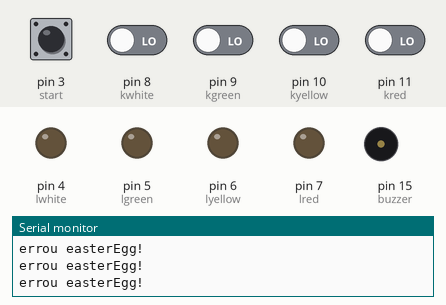
Recording of a sketch running on a simulated Arduino Uno, built with avr-gcc and run on an emulated ATmega328P. Parts: output pins drawn as LEDs (lit = HIGH), buzzer (waves = sounding), the last lines printed to the serial monitor. Dashed ring = blinking. The test bench sets the inputs (shaded band); at power-on: pin 3 (start), pin 8 (kwhite), pin 9 (kgreen), pin 10 (kyellow), pin 11 (kred) LOW. Random numbers use the default seed unless the sketch sets one.

Above: at 3.0 s.
3.1 s: pin 3 (start) pulled HIGH for 0.15 s
At 4.0 s:
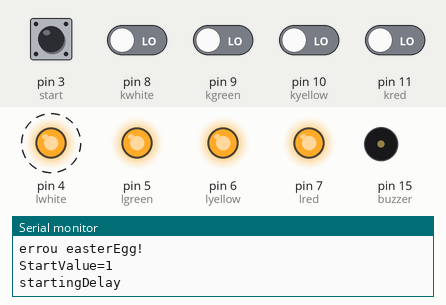
6.1 s: pin 9 (kgreen) driven HIGH
At 6.5 s:
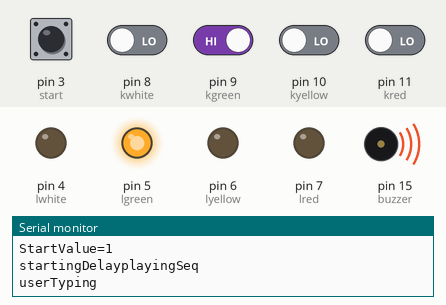
At 8.19 s:
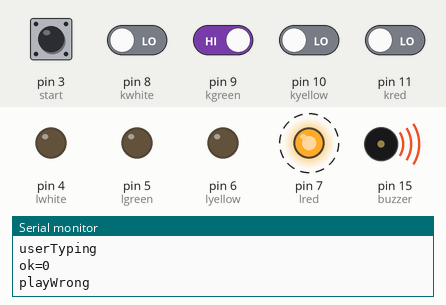
9.1 s: pin 8 (kwhite) driven HIGH
11.5 s: pin 10 (kyellow) driven HIGH
14.5 s: pin 3 (start) pulled HIGH for 1 s
At 17.0 s:
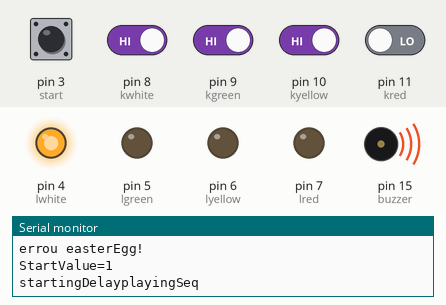
18.5 s: pin 10 (kyellow) driven LOW
Timing chart, 0 to 22.1 s (numbered marks = the images above; inputs shaded):
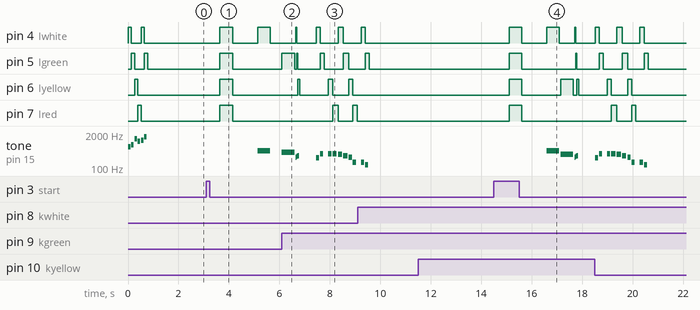

Measured:
- after the input at 3.1 s, pin 4 (lwhite): alternates HIGH for 0.50 s and LOW for 1.0 s, starting after 0.55 s; pin 5 (lgreen), pin 6 (lyellow), pin 7 (lred): LOW → HIGH after 0.55 s, → LOW 0.50 s later; tone on pin 15 (buzzer): silent → 466 Hz after 2.0 s, → silent 0.50 s later
- after the input at 6.1 s, pin 7 (lred): alternates HIGH for 0.19 s and LOW for 0.59 s, starting after 2.0 s
- after the input at 14.5 s, pin 4 (lwhite): goes HIGH 0.50 s, LOW 1.0 s, HIGH 0.50 s, LOW 0.60 s, HIGH 0.04 s, then LOW, starting after 0.60 s; pin 5 (lgreen): LOW → HIGH after 0.60 s, → LOW 0.50 s later, → HIGH 2.1 s later, → LOW 0.04 s later

The sketch:

Genius.ino
```cpp
//#include <Piches.h>
//#include <Notes.h>

#define buzzer 15

#define waitingStart   0
#define playingSeq     1
#define userTyping     3
#define validatingSeq  4
#define easterEgg      666

#define kred    11 //red
#define kyellow  10 //blue
#define kgreen   9 //pink
#define kwhite   8 //white
#define start    3

#define lred    7
#define lyellow 6
#define lgreen  5
#define lwhite  4

#define debugging 1

// início de código temporário pra sempre

#define NOTE_H   0
#define NOTE_B0  31
#define NOTE_C1  33
#define NOTE_CS1 35
#define NOTE_D1  37
#define NOTE_DS1 39
#define NOTE_E1  41
#define NOTE_F1  44
#define NOTE_FS1 46
#define NOTE_G1  49
#define NOTE_GS1 52
#define NOTE_A1  55
#define NOTE_AS1 58
#define NOTE_B1  62
#define NOTE_C2  65
#define NOTE_CS2 69
#define NOTE_D2  73
#define NOTE_DS2 78
#define NOTE_E2  82
#define NOTE_F2  87
#define NOTE_FS2 93
#define NOTE_G2  98
#define NOTE_GS2 104
#define NOTE_A2  110
#define NOTE_AS2 117
#define NOTE_B2  123
#define NOTE_C3  131
#define NOTE_CS3 139
#define NOTE_D3  147
#define NOTE_DS3 156
#define NOTE_E3  165
#define NOTE_F3  175
#define NOTE_FS3 185
#define NOTE_G3  196
#define NOTE_GS3 208
#define NOTE_A3  220
#define NOTE_AS3 233
#define NOTE_B3  247
#define NOTE_C4  262
#define NOTE_CS4 277
#define NOTE_D4  294
#define NOTE_DS4 311
#define NOTE_E4  330
#define NOTE_F4  349
#define NOTE_FS4 370
#define NOTE_G4  392
#define NOTE_GS4 415
#define NOTE_A4  440
#define NOTE_AS4 466
#define NOTE_B4  494
#define NOTE_C5  523
#define NOTE_CS5 554
#define NOTE_D5  587
#define NOTE_DS5 622
#define NOTE_E5  659
#define NOTE_F5  698
#define NOTE_FS5 740
#define NOTE_G5  784
#define NOTE_GS5 831
#define NOTE_A5  880
#define NOTE_AS5 932
#define NOTE_B5  988
#define NOTE_C6  1047
#define NOTE_CS6 1109
#define NOTE_D6  1175
#define NOTE_DS6 1245
#define NOTE_E6  1319
#define NOTE_F6  1397
#define NOTE_FS6 1480
#define NOTE_G6  1568
#define NOTE_GS6 1661
#define NOTE_A6  1760
#define NOTE_AS6 1865
#define NOTE_B6  1976
#define NOTE_C7  2093
#define NOTE_CS7 2217
#define NOTE_D7  2349
#define NOTE_DS7 2489
#define NOTE_E7  2637
#define NOTE_F7  2794
#define NOTE_FS7 2960
#define NOTE_G7  3136
#define NOTE_GS7 3322
#define NOTE_A7  3520
#define NOTE_AS7 3729
#define NOTE_B7  3951
#define NOTE_C8  4186
#define NOTE_CS8 4435
#define NOTE_D8  4699
#define NOTE_DS8 4978

//Piche
#define NOTE_C1  33
#define NOTE_CS1 35
#define NOTE_D1  37
#define NOTE_DS1 39
#define NOTE_E1  41
#define NOTE_F1  44
#define NOTE_FS1 46
#define NOTE_G1  49
#define NOTE_GS1 52
#define NOTE_A1  55
#define NOTE_AS1 58
#define NOTE_B1  62
#define NOTE_C2  65
#define NOTE_CS2 69
#define NOTE_D2  73
#define NOTE_DS2 78
#define NOTE_E2  82
#define NOTE_F2  87
#define NOTE_FS2 93
#define NOTE_G2  98
#define NOTE_GS2 104
#define NOTE_A2  110
#define NOTE_AS2 117
#define NOTE_B2  123
#define NOTE_C3  131
#define NOTE_CS3 139
#define NOTE_D3  147
#define NOTE_DS3 156
#define NOTE_E3  165
#define NOTE_F3  175
#define NOTE_FS3 185
#define NOTE_G3  196
#define NOTE_GS3 208
#define NOTE_A3  220
#define NOTE_AS3 233
#define NOTE_B3  247
#define NOTE_C4  262
#define NOTE_CS4 277
#define NOTE_D4  294
#define NOTE_DS4 311
#define NOTE_E4  330
#define NOTE_F4  349
#define NOTE_FS4 370
#define NOTE_G4  392
#define NOTE_GS4 415
#define NOTE_A4  440
#define NOTE_AS4 466
#define NOTE_B4  494
#define NOTE_C5  523
#define NOTE_CS5 554
#define NOTE_D5  587
#define NOTE_DS5 622
#define NOTE_E5  659
#define NOTE_F5  698
#define NOTE_FS5 740
#define NOTE_G5  784
#define NOTE_GS5 831
#define NOTE_A5  880
#define NOTE_AS5 932
#define NOTE_B5  988
#define NOTE_C6  1047
#define NOTE_CS6 1109
#define NOTE_D6  1175
#define NOTE_DS6 1245
#define NOTE_E6  1319
#define NOTE_F6  1397
#define NOTE_FS6 1480
#define NOTE_G6  1568
#define NOTE_GS6 1661
#define NOTE_A6  1760
#define NOTE_AS6 1865
#define NOTE_B6  1976
#define NOTE_C7  2093
#define NOTE_CS7 2217
#define NOTE_D7  2349
#define NOTE_DS7 2489
#define NOTE_E7  2637
#define NOTE_F7  2794
#define NOTE_FS7 2960
#define NOTE_G7  3136
#define NOTE_GS7 3322
#define NOTE_A7  3520
#define NOTE_AS7 3729
#define NOTE_B7  3951
#define NOTE_C8  4186
#define NOTE_CS8 4435
#define NOTE_D8  4699
#define NOTE_DS8 4978

// fim de código temporário pra sempre. by karina
int easterEggPos = 0;
const int easterEggSeq[] = { kwhite, kwhite, kyellow, kyellow, kred, kgreen, kred, kgreen };

// Array for Game over song
const int theme[] = {11,                                                  // Array for Theme song
  NOTE_E4, 8, NOTE_E4, 8, NOTE_H, 8, NOTE_E4, 8, NOTE_H, 8, NOTE_C4, 8, NOTE_E4, 8, NOTE_H, 8, NOTE_G4, 8, NOTE_H, 3, NOTE_G3, 8};
const int life[] = {6,                                                    // Array for 1-up sound effect
  NOTE_E5, 10, NOTE_G5, 10, NOTE_E6, 10, NOTE_C6, 10, NOTE_D6, 10, NOTE_G6, 10};
const int flagpole[] = {27,                                               // Array for Flag pole sound effect & song
  NOTE_G2, 10, NOTE_C3, 10, NOTE_E3, 10, NOTE_G3, 10, NOTE_C4, 10, NOTE_E4, 10, NOTE_G4, 3, NOTE_E4, 3, NOTE_GS2, 10, NOTE_C3, 10,
  NOTE_DS3, 10, NOTE_GS3, 10, NOTE_C4, 10, NOTE_DS4, 10, NOTE_GS4, 3, NOTE_DS4, 3, NOTE_AS2, 10, NOTE_D3, 10, NOTE_F3, 10,
  NOTE_AS3, 10, NOTE_D4, 10, NOTE_F4, 10, NOTE_AS4, 3, NOTE_B4, 10, NOTE_B4, 10, NOTE_B4, 10, NOTE_C5, 2};

// Array for Death sound effect & song
const int death[] = {17,
  NOTE_C4, 32, NOTE_CS4, 32, NOTE_D4, 16, NOTE_H, 4,
  NOTE_H, 4, NOTE_B3, 8, NOTE_F4, 8, NOTE_H, 8, NOTE_F4, 8, NOTE_F4, 6,
  NOTE_E4, 6, NOTE_D4, 6, NOTE_C4, 8, NOTE_E3, 8, NOTE_H, 8, NOTE_E3, 8, NOTE_C3, 8};
const int gameover[] = {15,                                               // Array for Game over song
  NOTE_C4, 8, NOTE_H, 8, NOTE_H, 8, NOTE_G3, 8, NOTE_H, 4, NOTE_E3, 4, NOTE_A3, 6, NOTE_B3, 6, NOTE_A3, 6, NOTE_GS3, 6, NOTE_AS3, 6,
  NOTE_GS3, 6, NOTE_G3, 8, NOTE_F3, 8, NOTE_G3, 4};
  const int mission[] = {};
const int missImp[] = {NOTE_DS5,
  NOTE_D5,NOTE_DS5,NOTE_D5,NOTE_DS5,NOTE_D5,NOTE_DS5,NOTE_D5,NOTE_DS5,NOTE_D5,NOTE_DS5,
  NOTE_D5,NOTE_DS5,NOTE_D5,NOTE_DS5,NOTE_D5,NOTE_DS5,NOTE_D5,NOTE_DS5,NOTE_D5,NOTE_DS5,
  NOTE_D5,NOTE_DS5,NOTE_D5,NOTE_DS5,NOTE_D5,NOTE_DS5,NOTE_D5,NOTE_DS5,NOTE_D5,NOTE_DS5,
  NOTE_D5,NOTE_DS5,NOTE_D5,NOTE_DS5,
  NOTE_D5,NOTE_DS5,NOTE_F5,NOTE_FS5,NOTE_G5, // Upswing 5

  NOTE_G2,NOTE_H,NOTE_G2,NOTE_H,NOTE_AS2,NOTE_H,NOTE_C3,NOTE_H,
  NOTE_G2,NOTE_H,NOTE_G2,NOTE_H,NOTE_F2,NOTE_H,NOTE_FS2,NOTE_H,

  NOTE_G2,NOTE_H,NOTE_G2,NOTE_H,NOTE_AS2,NOTE_H,NOTE_C3,NOTE_H,
  NOTE_G2,NOTE_H,NOTE_G2,NOTE_H,NOTE_F2,NOTE_H,NOTE_FS2,NOTE_H,

  NOTE_G2,NOTE_H,NOTE_G2,NOTE_H,NOTE_AS2,NOTE_H,NOTE_C3,NOTE_H,
  NOTE_G2,NOTE_H,NOTE_G2,NOTE_H,NOTE_F2,NOTE_H,NOTE_FS2,NOTE_H,

  NOTE_G2,NOTE_H,NOTE_G2,NOTE_H,NOTE_AS2,NOTE_H,NOTE_C3,NOTE_H,
  NOTE_G2,NOTE_H,NOTE_G2,NOTE_H,NOTE_F2,NOTE_H,NOTE_FS2,NOTE_H,

  NOTE_G2,NOTE_H,NOTE_G2,NOTE_H,NOTE_AS2,NOTE_H,NOTE_C3,NOTE_H,
  NOTE_G2,NOTE_H,NOTE_G2,NOTE_H,NOTE_F2,NOTE_H,NOTE_FS2,NOTE_H,

  NOTE_G2,NOTE_H,NOTE_G2,NOTE_H,NOTE_AS2,NOTE_H,NOTE_C3,NOTE_H,
  NOTE_G2,NOTE_H,NOTE_G2,NOTE_H,NOTE_F2,NOTE_H,NOTE_FS2,NOTE_H,

  NOTE_G2,NOTE_H,NOTE_G2,NOTE_H,NOTE_AS2,NOTE_H,NOTE_C3,NOTE_H,
  NOTE_G2,NOTE_H,NOTE_G2,NOTE_H,NOTE_F2,NOTE_H,NOTE_FS2,NOTE_H,

  NOTE_G2,NOTE_H,NOTE_G2,NOTE_H,NOTE_AS2,NOTE_H,NOTE_C3,NOTE_H,
  NOTE_G2,NOTE_H,NOTE_G2,NOTE_H,NOTE_F2,NOTE_H,NOTE_FS2,NOTE_H,

  NOTE_G2,NOTE_H,NOTE_G2,NOTE_H,NOTE_AS2,NOTE_H,NOTE_C3,NOTE_H,
  NOTE_G2,NOTE_H,NOTE_G2,NOTE_H,NOTE_F2,NOTE_H,NOTE_FS2,NOTE_H,

  NOTE_G2,NOTE_H,NOTE_G2,NOTE_H,NOTE_AS2,NOTE_H,NOTE_C3,NOTE_H,
  NOTE_G2,NOTE_H,NOTE_G2,NOTE_H,NOTE_F2,NOTE_H,NOTE_FS2,NOTE_H,

  NOTE_G2,NOTE_H

  ,-1
};

const int missImpDur[] = {

  50,50,50,50,50,50,50,50,50,50,
  50,50,50,50,50,50,50,50,50,50,
  50,50,50,50,50,50,50,50,50,50,
  50,50,50,50,
  50,50,50,50,50,50,

  200,400,200,400,200,200,200,200,              //2000
  200,400,200,400,200,200,200,200,

  200,400,200,400,200,200,200,200,              //2000
  200,400,200,400,200,200,200,200,

  200,400,200,400,200,200,200,200,
  200,400,200,400,200,200,200,200,

  200,400,200,400,200,200,200,200,
  200,400,200,400,200,200,200,200,

  200,400,200,400,200,200,200,200,
  200,400,200,400,200,200,200,200,

  200,400,200,400,200,200,200,200,
  200,400,200,400,200,200,200,200,

  200,400,200,400,200,200,200,200,
  200,400,200,400,200,200,200,200,

  200,400,200,400,200,200,200,200,
  200,400,200,400,200,200,200,200,

  400,-1
};


const int missImp2 [] = {
  NOTE_G3,

  NOTE_G3,0,NOTE_G3,0,NOTE_AS3,0,NOTE_C4,0,
  NOTE_G3,0,NOTE_G3,0,NOTE_F3,0,NOTE_FS3,0,

  NOTE_G3,0,NOTE_G3,0,NOTE_AS3,0,NOTE_C4,0,
  NOTE_G3,0,NOTE_G3,0,NOTE_F3,0,NOTE_FS3,0,

  NOTE_AS5,0,NOTE_G5,0,NOTE_D5,0,
  NOTE_AS5,0,NOTE_G5,0,NOTE_CS5,0,
  NOTE_AS5,0,NOTE_G5,0,NOTE_C5,0,
  NOTE_AS4,0,NOTE_C5,0,

  NOTE_AS4,NOTE_G4,NOTE_FS5,0,
  NOTE_AS4,NOTE_G4,NOTE_F5,0,
  NOTE_AS4,NOTE_G4,NOTE_E5,0,
  NOTE_DS5,NOTE_D5,0,

  NOTE_AS4,NOTE_D5,NOTE_G5,NOTE_AS4,NOTE_D5,NOTE_G5,NOTE_AS4,NOTE_D5,0,
  NOTE_AS4,NOTE_D5,NOTE_G5,NOTE_AS4,NOTE_D5,NOTE_G5,NOTE_AS4,NOTE_D5,0    ,
  NOTE_CS5,NOTE_F5,NOTE_AS5,NOTE_CS5,NOTE_F5,NOTE_AS5,NOTE_CS5,NOTE_F5,0    ,
  NOTE_DS5,NOTE_G5,NOTE_C6,NOTE_DS5,NOTE_G5,NOTE_C6,NOTE_DS5,NOTE_G5,0,
  NOTE_AS4,NOTE_D5,NOTE_G5,NOTE_AS4,NOTE_D5,NOTE_G5,NOTE_AS4,NOTE_D5,0    ,
  NOTE_AS4,NOTE_D5,NOTE_G5,NOTE_AS4,NOTE_D5,NOTE_G5,NOTE_AS4,NOTE_D5,0    ,
  NOTE_GS4,NOTE_C5,NOTE_F5,NOTE_GS4,NOTE_C5,NOTE_F5,NOTE_GS4,NOTE_C5,0     ,
  NOTE_A4,NOTE_CS5,NOTE_FS5,NOTE_A4,NOTE_CS5,NOTE_FS5,NOTE_A4,NOTE_CS5,0,

  NOTE_AS4,NOTE_D5,NOTE_G5,NOTE_AS4,NOTE_D5,NOTE_G5,NOTE_AS4,NOTE_D5,0    ,
  NOTE_AS4,NOTE_D5,NOTE_G5,NOTE_AS4,NOTE_D5,NOTE_G5,NOTE_AS4,NOTE_D5,0    ,
  NOTE_CS5,NOTE_F5,NOTE_AS5,NOTE_CS5,NOTE_F5,NOTE_AS5,NOTE_CS5,NOTE_F5,0    ,
  NOTE_DS5,NOTE_G5,NOTE_C6,NOTE_DS5,NOTE_G5,NOTE_C6,NOTE_DS5,NOTE_G5,0,
  NOTE_AS4,NOTE_D5,NOTE_G5,NOTE_AS4,NOTE_D5,NOTE_G5,NOTE_AS4,NOTE_D5,0    ,
  NOTE_AS4,NOTE_D5,NOTE_G5,NOTE_AS4,NOTE_D5,NOTE_G5,NOTE_AS4,NOTE_D5,0    ,
  NOTE_GS4,NOTE_C5,NOTE_F5,NOTE_GS4,NOTE_C5,NOTE_F5,NOTE_GS4,NOTE_C5,0     ,
  NOTE_A4,NOTE_CS5,NOTE_FS5,NOTE_A4,NOTE_CS5,NOTE_FS5,NOTE_A4,NOTE_CS5,0,

  NOTE_AS4,NOTE_D5,NOTE_G5,NOTE_AS4,NOTE_D5,NOTE_G5,NOTE_AS4,NOTE_D5,0,-1

};

const int missImp2Dur [] = {

  2025,    //+25 for the delayed melody

  200,400,200,400,200,200,200,200,
  200,400,200,400,200,200,200,200,

  200,400,200,400,200,200,200,200,
  200,400,200,400,200,200,200,200,

  150,50,150,50,800,800,
  150,50,150,50,800,800,
  150,50,150,50,800,800,
  150,50,400,1400,

  200,200,600,1000,
  200,200,600,1000,
  200,200,600,1000,
  200,400,1400,

  25,25,25,25,25,25,25,25,380,
  25,25,25,25,25,25,25,25,380,
  25,25,25,25,25,25,25,25,180,
  25,25,25,25,25,25,25,25,180,          // - 20 pause for arduino arpeggio, remind me of the good old 8-bit stuff ;)
  25,25,25,25,25,25,25,25,380,
  25,25,25,25,25,25,25,25,380,
  25,25,25,25,25,25,25,25,180,
  25,25,25,25,25,25,25,25,180,

  25,25,25,25,25,25,25,25,380,
  25,25,25,25,25,25,25,25,380,
  25,25,25,25,25,25,25,25,180,
  25,25,25,25,25,25,25,25,180,
  25,25,25,25,25,25,25,25,380,
  25,25,25,25,25,25,25,25,380,
  25,25,25,25,25,25,25,25,180,
  25,25,25,25,25,25,25,25,180,

  25,25,25,25,25,25,25,25,300, 0
};

int interval = 500;
int noSound = 200;
int seq[50];
int posSeq = 0;
int posType = 0;
int state = waitingStart;
int key = 0;
int running = 0;
int startValue = 0;

void setup()
{
  pinMode(lred, OUTPUT);
  pinMode(lyellow, OUTPUT);
  pinMode(lgreen, OUTPUT);
  pinMode(lwhite, OUTPUT);
  pinMode(kred, INPUT);
  pinMode(kwhite, INPUT);
  pinMode(kgreen, INPUT);
  pinMode(kyellow, INPUT);
  pinMode(start, INPUT);
  noSound = 0;
//  demo();
  playStart();
  delay(500);
  noSound = 50;
  Serial.begin(9600);
  randomSeed(analogRead(0));
  generateSeq();
}

void startingDelay(){
    Serial.print("startingDelay");

    delay(500);

    //Acende todas as luzes
    for (int thisLight = lwhite; thisLight <= lred; thisLight++) {
      digitalWrite(thisLight, HIGH);
    }
    delay(500);
    //Apaga todas as luzes
    for (int thisLight = lwhite; thisLight <= lred; thisLight++) {
      digitalWrite(thisLight, LOW);
    }
    delay(1000);
}

void loop() {

    running = 1;
    switch(state)
    {
      case waitingStart:
        interval = 500;
        if (debugging){
          //Serial.print("waitingStart");
          //Serial.println(waitingStart);
        }

        if ( easterEggPos == 7 ){
          playEasterEgg();
          easterEggPos = 0;
        } else {

          if ( pushEasterEgg() == 1 ){
             easterEggPos++;
             Serial.println("acertou easterEgg!");
          }
          else {
             Serial.println("errou easterEgg!");
              easterEggPos = 0;
              key = pushStart();
              if(key == 1){
                state = playingSeq;
                startingDelay();
              }
          }
        }
        return;
      case playingSeq:
        if (debugging)
          Serial.println("playingSeq");
        playSeq();
        posType = 0;
        state = userTyping;
        return;
      case userTyping:
        if (debugging)
          Serial.println("userTyping");
        key = 1;
        int ok = true;
        while(ok)
        {
            key = readKey(true);
            if (key == 0)
              break;
            play(key-4);
            ok = validateSeq(key);
            if (debugging)
            {
              Serial.print("ok=");
              Serial.println(ok);
            }
            if (ok)
            {
              if (posType == posSeq)
              {
                delay(1000);
                posSeq++;
                state = playingSeq;
                interval = interval * 0.95;
                return;
              }
              else
              {
                posType++;
              }
            }
        }
        playWrong();
        Serial.print("Voce fez ");
        Serial.println(posSeq);
        if (posSeq == 0)
          Serial.println("Putz, como vc e burro!");
        else
           if (posSeq <= 5)
              Serial.println("Alzheimer");
           else
              if (posSeq < 10)
                 Serial.println("Uai... ate que nao tao pessimo");
              else
                 if (posSeq < 15)
                   Serial.println("Uia!");
                 else
                   Serial.println("Cool!");
        generateSeq();
        state = waitingStart;
        return;

  }
}

int pushEasterEgg(){

  int proxKeyEasterEgg = digitalRead(easterEggSeq[easterEggPos]);

 if (proxKeyEasterEgg == 1){
    Serial.print("proxKeyEasterEgg=");
    Serial.println(proxKeyEasterEgg);
    return 1;
  }

  return 0;


  Serial.println("Implementar as teclas do easteregg!");
}

int pushStart(){
  startValue = digitalRead(start);

  if (startValue == 1){
    Serial.print("StartValue=");
    Serial.println(startValue);
    return 1;
  }

  return 0;
}

int validateSeq(int key)
{
  return (key-4) == seq[posType]; // (key -4) = key to LED
}


int readKey(int validateMilis)
{
   unsigned long ms = millis();
   int value = LOW;
   while(value == LOW)
   {
     for (int i = kred; i >= kwhite; i--)
     {
       if (validateMilis)
         if ((millis() - ms) > 3000)
         {
           if (debugging)
             Serial.println("Timeout");
           return 0;
         }
       value = digitalRead(i);
       if (value == HIGH)
       {
         return i;
       }
     }
  }
}

void playPich(int pich, int duration)
{
  tone(buzzer, pich);
  delay(duration);
  noTone(buzzer);
}

void playStart()
{
    int light = lwhite;
    for (int thisNote = 1; thisNote < (life[0] * 2 + 1); thisNote = thisNote + 2) { // Run through the notes one at a time
      digitalWrite(light, HIGH);
      tone(buzzer, life[thisNote], (1000/life[thisNote + 1]));        // Play the single note
      delay((1000/life[thisNote + 1]) * 1.30);                        // Delay for the specified time
      noTone(buzzer);                                                 // Silence the note that was playing

      digitalWrite(light, LOW);
      if (light == lred) {
        light = lwhite;
      } else {
        light++;
      }
    }
    delay(500);
}

void playWrong()
{
    Serial.println("playWrong");
    running = 0;
    int light = lwhite;
    for (int thisNote = 1; thisNote < (death[0] * 2 + 1); thisNote = thisNote + 2) { // Run through the notes one at a time
      if (death[thisNote] != NOTE_H) {
        digitalWrite(light, HIGH);
      }
      tone(buzzer, death[thisNote], (1000/death[thisNote + 1]));// Play the single note
      delay((1000/death[thisNote + 1]) * 1.30);                        // Delay for the specified time
      noTone(buzzer);                                                 // Silence the note that was playing

     digitalWrite(light, LOW);
      if (light == lred) {
        light = lwhite;
      } else if (death[thisNote] != NOTE_H) {
        light++;
      }
    }
      delay(500);
}

void playEasterEgg()
{
    int light = lwhite;
    int x = 0;
    while (missImp2[x]!=-1){
       if (missImp2[x] != NOTE_H) {
        digitalWrite(light, HIGH);
       }
       tone(buzzer, missImp2[x], (missImp2Dur[x]));
       delay(missImp2Dur[x]);
       noTone(buzzer);
       digitalWrite(light, LOW);
       if (light == lred) {
          light = lwhite;
       } else {
          light++;
       }
       x++;
    }
    delay(500);
}

void demo()
{
  interval = 500;
  while(interval > 5)
  {
    play(lred);
    play(lyellow);
    play(lgreen);
    play(lwhite);
    interval = interval / 1.5;
  }
}

void blink(int led, int pich)
{
  digitalWrite(led, HIGH);
  tone(buzzer,pich);
  delay(interval);
  digitalWrite(led, LOW);
  noTone(buzzer);
  delay(noSound);
}

void play(int pich)
{
  switch(pich)
  {
    case 7:
      blink(lred,NOTE_C4);
      break;
    case 6:
      blink(lyellow,NOTE_E4);
      break;
    case 5:
      blink(lgreen,NOTE_G4);
      break;
    case 4:
      blink(lwhite,NOTE_AS4);
      break;
  }
}

void generateSeq()
{
  posSeq = 0;
  if (debugging)
    Serial.println("generateSeq");
  int note;
  for (int i = 0; i < 50; i++)
  {
    seq[i] = random(4) + 4;
    if (debugging)
      Serial.println(seq[i]);
  }
}

void playSeq()
{
  for (int i = 0; i <= posSeq; i++)
  {
    play(seq[i]);
  }
}
```
